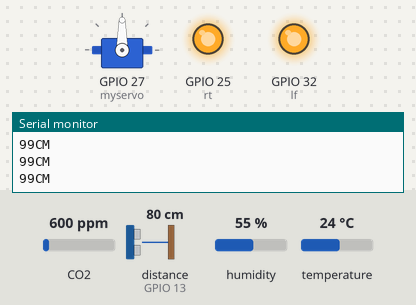
A sketch run on a simulated ESP32. Parts: servo, output pins drawn as LEDs (lit = HIGH), the last lines printed to the serial monitor. Wiring (inferred from the names in the program): ultrasonic range finder: trigger GPIO 13; echo GPIO 13. The test bench sets the inputs (shaded band); at power-on: distance to the obstacle (sensor on GPIO 13) 80 cm, CO2 600 ppm, humidity 55 %, temperature 24 °C. The echo pulse lasts 58.3 µs per cm; WiFi joins after 1.5 s; servers stay silent unless stated.

Above: at 2.7 s.
2.8 s: distance to the obstacle (sensor on GPIO 13) set to 35 cm
At 4.5 s:
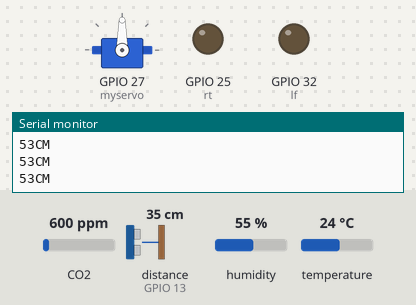
At 5.8 s:
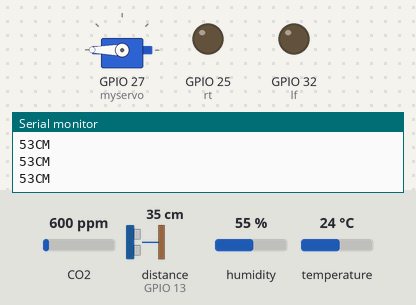
5.9 s: distance to the obstacle (sensor on GPIO 13) set to 6 cm
At 8.8 s:
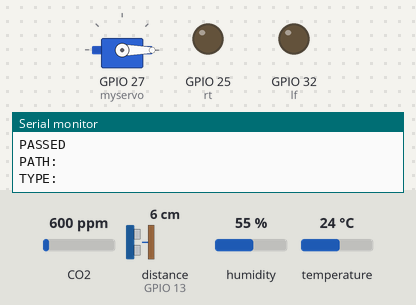
9.0 s: distance to the obstacle (sensor on GPIO 13) set to 3 cm
Timing chart, 0 to 63.2 s (numbered marks = the images above; inputs shaded):
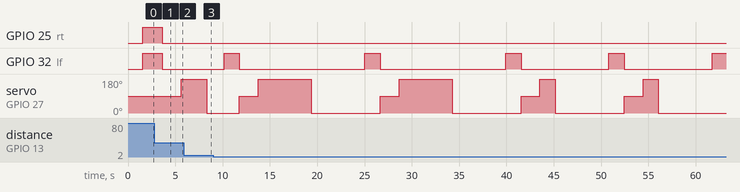

Measured:
- after the input at 2.8 s, GPIO 25 (rt), GPIO 32 (lf): HIGH → LOW after 0.85 s; servo on GPIO 27 (myservo): 90° → 180° after 2.8 s

The sketch:

Soteria_robot_firmware.ino
```cpp
#include <ESP32Servo.h>

Servo myservo;
#include <MQ135.h>
#include "DHTStable.h"
#include <Arduino.h>
 #include <WiFi.h>
#include <Firebase_ESP_Client.h>

#include "addons/TokenHelper.h"
#include "addons/RTDBHelper.h"


#define WIFI_SSID "WifiSSID"
#define WIFI_PASSWORD "90519051"

#define API_KEY "Your API key"
#define DATABASE_URL "Your database URL"

DHTStable DHT;
MQ135 mq135_sensor(33);


#define DHT11_PIN       14

float temp = 0.0, humid = 0.0, aqi = -.0;
long ls = 0;
boolean signupOK=false;
int pingPin = 13;
FirebaseData fbdo;

FirebaseAuth auth;
FirebaseConfig config;

TaskHandle_t t1;
TaskHandle_t t2;
int lf=32, rt=25;
void setup() {

  Serial.begin(115200);

  pinMode(lf, OUTPUT);
  pinMode(rt, OUTPUT);

  setupbase();

  ESP32PWM::allocateTimer(0);
  ESP32PWM::allocateTimer(1);
  ESP32PWM::allocateTimer(2);
  ESP32PWM::allocateTimer(3);
  myservo.setPeriodHertz(50);    // standard 50 hz servo
  myservo.attach(27, 1000, 2000);


xTaskCreatePinnedToCore(publish,
      "t1",
      10000,
      NULL,
      0,  /* Priority of the task */
      &t1,  /* Task handle. */
      0); /* Core where the task should run */

  xTaskCreatePinnedToCore(runbot,
      "t1",
      10000,
      NULL,
      1,  /* Priority of the task */
      &t2,  /* Task handle. */
      0); /* Core where the task should run */

  // put your setup code here, to run once:


}


void setupbase()
{
  WiFi.begin(WIFI_SSID, WIFI_PASSWORD);
  Serial.print("Connecting to Wi-Fi");
  while (WiFi.status() != WL_CONNECTED){
    Serial.print(".");
    delay(300);
  }

  Serial.println();
  Serial.print("Connected with IP: ");
  Serial.println(WiFi.localIP());
  Serial.println();

  config.api_key = API_KEY;

  /* Assign the RTDB URL (required) */
  config.database_url = DATABASE_URL;

  /* Sign up */
  if (Firebase.signUp(&config, &auth, "", "")){
    Serial.println("ok");
    signupOK = true;
  }
  else{
    Serial.printf("%s\n", config.signer.signupError.message.c_str());
  }

  /* Assign the callback function for the long running token generation task */
  config.token_status_callback = tokenStatusCallback; //see addons/TokenHelper.h

  Firebase.begin(&config, &auth);
  Firebase.reconnectWiFi(true);

}

void loop() {


 DHT.read11(DHT11_PIN);

  humid = DHT.getHumidity();

  temp = DHT.getTemperature();

  aqi = mq135_sensor.getPPM();


 /* Serial.print(humid);
  Serial.print("  ");
  Serial.print(temp);
  Serial.print(" ");
  Serial.println(aqi);*/

delay(500);
  // put your main code here, to run repeatedly:

}


void publish(void *pv)
{
  for(;;)
  {
  if (Firebase.ready() && signupOK && (millis() - ls > 5000 || ls == 0)){
    ls = millis();
    // Write an Int number on the database path test/int
    if (Firebase.RTDB.setFloat(&fbdo, "test/humidity", humid)){
      Serial.println("PASSED");
      Serial.println("PATH: " + fbdo.dataPath());
      Serial.println("TYPE: " + fbdo.dataType());
    }
    else {
      Serial.println("FAILED");
      Serial.println("REASON: " + fbdo.errorReason());
    }


    // Write an Float number on the database path test/float
    if (Firebase.RTDB.setFloat(&fbdo, "test/temperature ", temp)){
      Serial.println("PASSED");
      Serial.println("PATH: " + fbdo.dataPath());
      Serial.println("TYPE: " + fbdo.dataType());
    }
    else {
      Serial.println("FAILED");
      Serial.println("REASON: " + fbdo.errorReason());
    }

     if (Firebase.RTDB.setFloat(&fbdo, "test/aqi ", aqi)){
      Serial.println("PASSED");
      Serial.println("PATH: " + fbdo.dataPath());
      Serial.println("TYPE: " + fbdo.dataType());
    }
    else {
      Serial.println("FAILED");
      Serial.println("REASON: " + fbdo.errorReason());
    }

  }
}
}
long dist=0, ldist=0, rdist=0;
void runbot(void *pv)
{
for(;;)
{
 dist=caldist();
 myservo.write(90);

if(dist<35)
{
stp();
delay(2000);
myservo.write(180);
rdist=0;
for(int i=0;i<100;i++)
rdist+=caldist();

rdist/=100;
delay(1500);


myservo.write(00);
ldist=0;
for(int i=0;i<100;i++)
ldist+=caldist();

ldist/=100;
delay(1500);

if(ldist<rdist)
{
left();
delay(1500);
}

else
{
rit();
delay(1500);
}

}

else
fwd();
  Serial.print(dist);
  Serial.println("CM");


  delay(100);
}
}

void fwd()
{

  digitalWrite(lf, HIGH);
  digitalWrite(rt, HIGH);
}

void stp()
{
  digitalWrite(lf, LOW);
  digitalWrite(rt, LOW);
}

void left()
{
  stp();
  delay(100);
  digitalWrite(rt, HIGH);
  digitalWrite(lf, LOW);
}

void rit()
{
  stp();
  delay(100);
  digitalWrite(rt, LOW);
  digitalWrite(lf, HIGH);
}

long caldist()
{
   pinMode(pingPin, OUTPUT);
  digitalWrite(pingPin, LOW);
  delayMicroseconds(2);
  digitalWrite(pingPin, HIGH);
  delayMicroseconds(5);
  digitalWrite(pingPin, LOW);

  pinMode(pingPin, INPUT);
  long  duration = pulseIn(pingPin, HIGH);

  return duration / 29 / 2;
}
```
